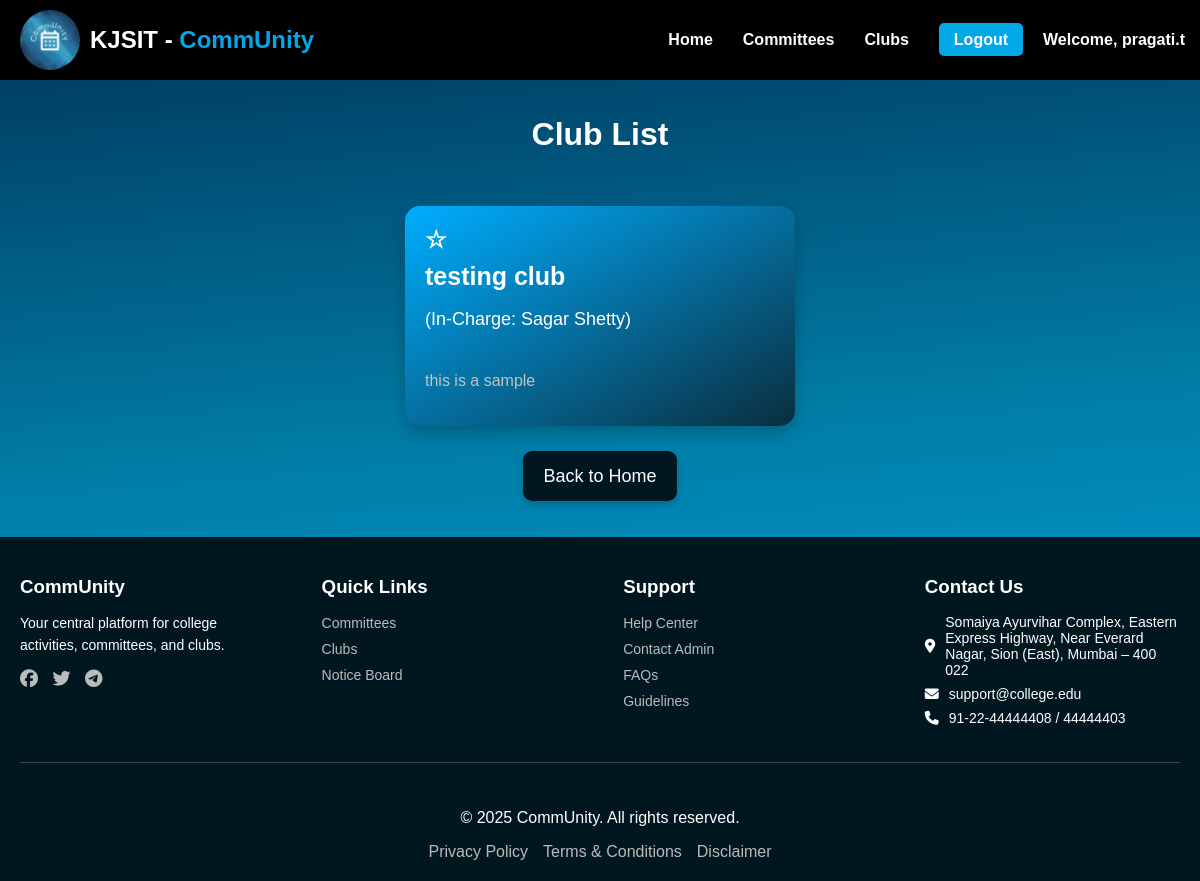
Page /committees/clubs/ (signed in) on the committed database.
### Login/models.py (models this page shows, shortened)
class CustomUser(AbstractUser):
    email = models.EmailField(unique=True)

class UserProfile(models.Model):
    ROLE_CHOICES = (
        ('faculty', 'Faculty'),
        ('core_member', 'Core Member'),
        ('member', 'Member'),
        ('non_participating', 'Non Participating')
    )
    id = models.OneToOneField(settings.AUTH_USER_MODEL, on_delete=models.CASCADE, primary_key=True)
    ssv_id = models.IntegerField(null=True, blank=True, unique=True)  # New field
    full_name = models.CharField(max_length=255)
    role = models.CharField(max_length=20, choices=ROLE_CHOICES,default='non_participating')
    profile_picture = models.ImageField(upload_to='profile_pics/', default='profile_pics/default.jpg',null=True, blank=True)
    created_at = models.DateTimeField(auto_now_add=True)
    updated_at = models.DateTimeField(auto_now=True)
    preferences = models.JSONField(default=list,null=True,blank=True) # New field for preferences
    notification_read = models.JSONField(default=list,null=True,blank=True)

### committees/models.py (models this page shows, shortened)
class Associations(models.Model):
    ROLE_CHOICES = (
        ('committees', 'Committees'),
        ('clubs', 'Clubs')
    )
    STATUS_CHOICES = (
        ('pending', 'Pending Approval'),
        ('approved', 'Approved'),
        ('rejected', 'Rejected'),
        ('delete_pending', 'Delete Request Pending'),
    )
    CATEGORY = (
        ('None', 'None'),
        ('Academic', 'Academic'),
        ('Technical', 'Technical'),
        ('Cultural', 'Cultural'),
        ('Sports', 'Sports'),
        ('Social', 'Social'),
        ('Other', 'Other')
    )
    id = models.AutoField(primary_key=True)
    name = models.CharField(max_length=255)
    description = models.TextField()
    type = models.CharField(max_length=15, choices=ROLE_CHOICES)
    category = models.CharField(max_length=30, choices=CATEGORY, default='None')
    faculty_incharge = models.ForeignKey('faculty.Faculty', on_delete=models.CASCADE)
    created_by = models.ForeignKey('members.CoreMember', on_delete=models.CASCADE, null=True, blank=True)
    created_at = models.DateTimeField(auto_now_add=True)
    image = models.ImageField(upload_to='association_images/', null=True, blank=True)
    status = models.CharField(max_length=15, choices=STATUS_CHOICES, default='pending')
    owner = models.ForeignKey('members.CoreMember', on_delete=models.SET_NULL, null=True, blank=True,related_name='owned_associations')

### faculty/models.py (models this page shows, shortened)
class Faculty(models.Model):
    id = models.OneToOneField(UserProfile, on_delete=models.CASCADE, primary_key=True)
    department = models.CharField(max_length=100)
    designation = models.CharField(max_length=100,null=True,blank=True)
    locked_dates = models.JSONField(null=True,blank=True)
    permissions = models.JSONField(default=list,null=True,blank=True)
    can_lock_dates = models.BooleanField(default=False)

### committees/views.py (the view, shortened to what this page needs)
# urls.py: path('clubs/', views.club_list, name='club_list'),
def club_list(request):
    user = request.user
    clubs = Associations.objects.filter(type='clubs',status__in=["approved", "delete_pending"])
    preferences = []
    if request.user.is_authenticated:
        preferences = UserProfile.objects.get(id=user).preferences
    print("Preferences:", preferences)
    context = {
        'clubs': clubs,
        'preferences': preferences
    }
    request.session['url'] = 'club_list'
    return render(request, 'committees/clubs_list.html', context)

### committees/templates/committees/clubs_list.html (shortened to what this page needs)
{% load static %}
<link rel="stylesheet" href="https://cdnjs.cloudflare.com/ajax/libs/font-awesome/6.5.1/css/all.min.css">
<link rel="stylesheet" href="{% static 'css/club_list.css' %}">
<body>
<header>
    <h1>Club List</h1>
    <nav>
        <div class="logo-container">
            <img src="{% static 'images/logo.jpeg' %}" alt="CommUnity Logo" class="full-width-logo">
            <div class="logo">KJSIT - <span>CommUnity</span></div>
        </div>
        <ul>
            <li><a href="{% url 'home'%}">Home</a></li>
            <li><a href="{% url 'committees_list' %}">Committees</a></li>
            <li><a href="{% url 'club_list' %}">Clubs</a></li>
            {% if user.is_authenticated %}
                <li><a href="{% url 'account_logout' %}" class="logout-btn">Logout</a></li>
                <li><span style="color: white; padding: 10px; margin-right: 10px;">Welcome, {{ user.userprofile.id.username }}</span>
                </li>
            {% else %}
            <li><a href="{% url 'account_signup' %}" class="signup-btn">Sign Up</a></li>
            <li><a href="{% url 'account_login' %}" class="login-btn">Login</a></li>
            {% endif %}
        </ul>
    </nav>
</header>
<main class="main-content">
<div class="club-list">
    <ul>
        {% for club in clubs %}
            {% if club.status == "approved" or club.status == "delete_pending" %}
                <li>
                    <span
                        class="star-icon {% if club.id in preferences %}selected{% endif %}"
                        data-club-id="{{ club.id }}"
                        onclick="toggleSelection(this)">
                        {% if club.id in preferences %} &#9733; {% else %} &#9734; {% endif %}
                    </span>
                    <a href="{% url 'club_detail' pk=club.id %}" class="club-name">
                        {{ club.name }}
                    </a>
                    <p class="faculty-incharge">
                        (In-Charge: {{ club.faculty_incharge.id.full_name }})
                    </p>
                    <p>{{ club.description }}</p>
                </li>
            {% endif %}
        {% empty %}
            <li>No clubs have been added yet.</li>
        {% endfor %}
    </ul>
</div>
<a href="{% url 'home' %}" class="back-button">Back to Home</a>
</main>
<footer>
    <div class="footer-container">
        <div class="footer-section">
            <h3>CommUnity</h3>
            <p>Your central platform for college activities, committees, and clubs.</p>
            <div class="social-icons">
                <a href="#"><i class="fab fa-facebook"></i></a>
                <a href="#"><i class="fab fa-twitter"></i></a>
                <a href="#"><i class="fab fa-telegram"></i></a>
            </div>
        </div>
        <div class="footer-section">
            <h3>Quick Links</h3>
            <ul>
                <li><a href="{% url 'committees_list' %}">Committees</a></li>
                <li><a href="{% url 'club_list' %}">Clubs</a></li>
                <li><a href="#notice-board">Notice Board</a></li>
            </ul>
        </div>
        <div class="footer-section">
            <h3>Support</h3>
            <ul>
                <li><a href="#">Help Center</a></li>
                <li><a href="#">Contact Admin</a></li>
                <li><a href="#">FAQs</a></li>
                <li><a href="#">Guidelines</a></li>
            </ul>
        </div>
        <div class="footer-section">
            <h3>Contact Us</h3>
            <ul class="contact-info">
                <li><i class="fas fa-map-marker-alt"></i> Somaiya Ayurvihar Complex, Eastern Express Highway, Near Everard Nagar, Sion (East), Mumbai – 400 022</li>
                <li><i class="fas fa-envelope"></i> support@college.edu</li>
                <li><i class="fas fa-phone"></i> 91-22-44444408 / 44444403</li>
            </ul>
        </div>
    </div>
    <hr>
    <div class="footer-bottom">
        <p>© 2025 CommUnity. All rights reserved.</p>
        <div class="footer-links">
            <a href="https://www.somaiya.edu.in/en/privacy-policy" target="blank">Privacy Policy</a>
            <a href="https://www.somaiya.edu.in/en/terms-and-conditions" target="balnk">Terms &amp; Conditions</a>
            <a href="https://www.somaiya.edu.in/en/disclaimer" target="blank">Disclaimer</a>
        </div>
    </div>
</footer>
</body>

### committees/static/css/club_list.css (style rules this page uses)
body { font-family: Arial, sans-serif; background: linear-gradient(175deg, #003459, #007EA7, #00A8E8); margin: 0; margin-top: 80px; padding: 0; text-align: center; }
header { color: white; padding: 15px 0; }
nav { display: flex; align-items: center; justify-content: space-between; padding: 10px 20px; background: black; position: fixed; width: 100%; z-index: 1000; top: 0; }
.logo-container { display: flex; align-items: center; }
.full-width-logo { max-height: 60px; margin-right: 10px; border-radius: 50%; object-fit: cover; }
.logo { font-size: 24px; font-weight: bolder; color: white; white-space: nowrap; }
.logo span { color: #00A8E8; }
nav ul { list-style: none; display: flex; align-items: center; margin: 0; padding: 0; }
nav ul li { margin: 0 15px; }
nav ul li a { text-decoration: none; color: white; font-weight: bold; transition: color 0.3s ease; }
ul li span { color: white; text-decoration: none; font-weight: bold; }
.logout-btn { margin-right: -20px; }
.signup-btn, .login-btn, .logout-btn { padding: 8px 15px; background: #00A8E8; border-radius: 5px; color: white; }
h1 { color: #fff; font-family: 'Trebuchet MS', 'Lucida Sans Unicode', 'Lucida Grande', 'Lucida Sans', Arial, sans-serif; }
.back-button { background: #00171F; color: #FFFFFF; text-decoration: none; font-size: 18px; padding: 15px 20px; border-radius: 9px; transition: all 0.3s ease-in-out; text-align: center; border: none; cursor: pointer; box-shadow: 0px 4px 6px rgba(0, 23, 31, 0.2); }
.club-list li { background: linear-gradient(150deg, #00aeff, #0a2e3e); backdrop-filter: blur(15px); width: 350px; height: 180px; padding: 20px; border-radius: 15px; box-shadow: 0 8px 16px rgba(0, 0, 0, 0.2); text-align: left; transition: transform 0.3s ease, box-shadow 0.3s ease; cursor: pointer; position: relative; overflow: hidden; display: flex; flex-direction: column; justify-content: center; color: rgb(195, 195, 195); }
.club-list ul { list-style: none; padding: 0; display: flex; flex-wrap: wrap; justify-content: center; margin-bottom: 40px; gap: 30px; }
.club-list li { background: linear-gradient(150deg, #00aeff, #0a2e3e); backdrop-filter: blur(15px); width: 350px; height: 180px; padding: 20px; border-radius: 15px; box-shadow: 0 8px 16px rgba(0, 0, 0, 0.2); text-align: left; transition: transform 0.3s ease, box-shadow 0.3s ease; cursor: pointer; position: relative; overflow: hidden; display: flex; flex-direction: column; justify-content: space-between; color: rgb(195, 195, 195); }
.club-name { color: white; font-weight: bold; font-size: 25px; text-decoration: none; display: flex; align-items: center; gap: 8px; text-shadow: #00171F; }
.faculty-incharge { font-size: 18px; color: #fff; text-align: left; margin-top: 10px; }
.star-icon { font-size: 24px; color: white; margin-right: 8px; }
footer { background: #00171F; color: #fff; padding: 20px; text-align: left; margin-top: 50px; }
.footer-container { display: flex; justify-content: space-between; flex-wrap: wrap; align-items: flex-start; }
.footer-section { width: 22%; }
.footer-section h3 { margin-bottom: 10px; }
.footer-section ul { list-style: none; padding: 0; display: flex; flex-direction: column; gap: 8px; }
.footer-section ul li a { color: #bbb; text-decoration: none; font-size: 14px; }
.footer-bottom { text-align: center; margin-top: 10px; padding-top: 10px; }
.footer-links { display: flex; justify-content: center; gap: 15px; }
.footer-links a { color: #bbb; text-decoration: none; }
.footer-section p { font-size: 14px; line-height: 1.6; }
.social-icons a { display: inline-block; margin-right: 10px; font-size: 18px; color: #bbb; }
.contact-info { display: flex; flex-direction: column; gap: 8px; }
.contact-info li { display: flex; align-items: center; font-size: 14px; }
.contact-info i { margin-right: 10px; }
hr { border: 0; height: 1px; background: #444; margin: 20px 0; }

### rows in the picture
CustomUser: userprofile.id.username "pragati.t"
Associations: name "testing club", faculty_incharge.id.full_name "Sagar Shetty", description "this is a sample"
